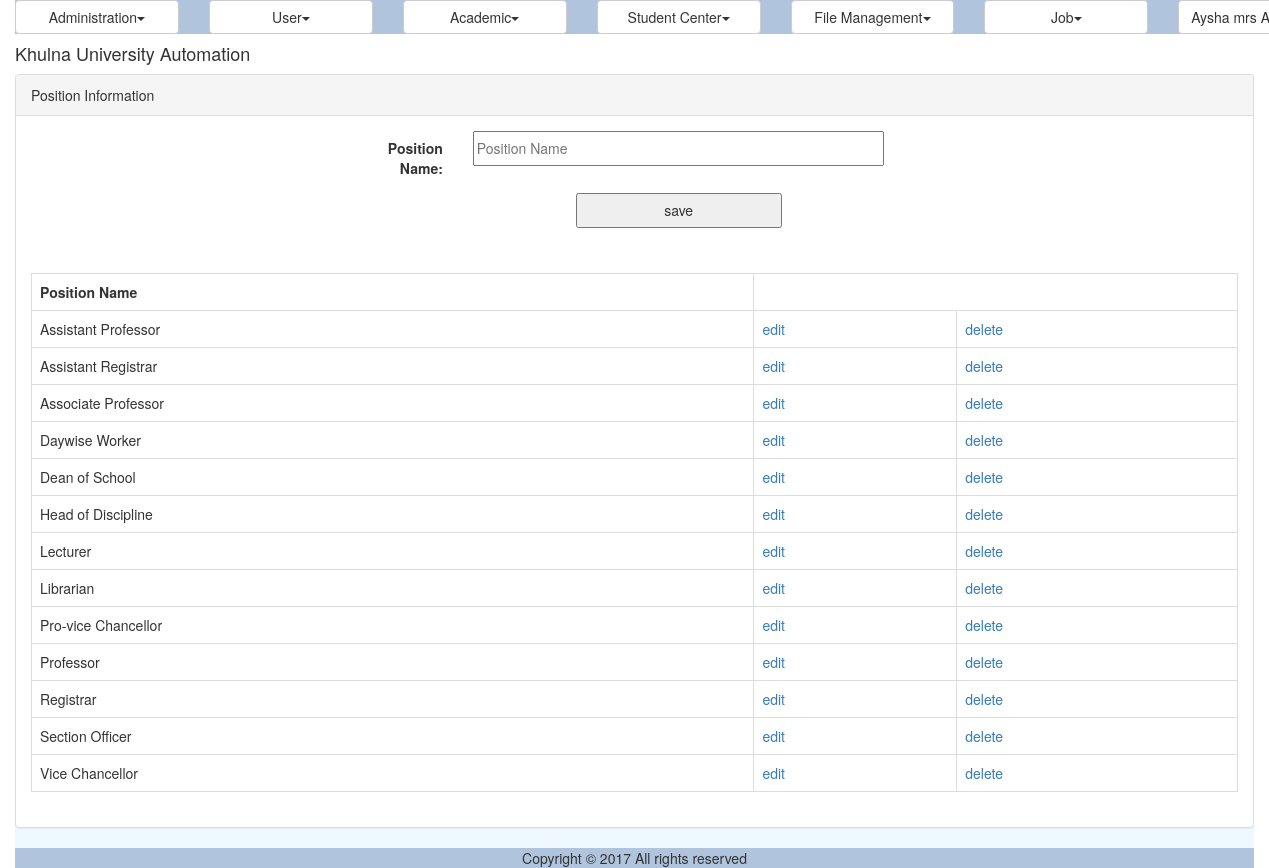
Page /position.php (signed in) on the committed database.
### tables this page shows
CREATE TABLE IF NOT EXISTS `ums_position` (
  `ID` varchar(40) NOT NULL,
  `Name` varchar(50) NOT NULL,
  PRIMARY KEY (`ID`)
);

### util/class.util.inc (called while the page is built, shortened)
<?php
class ConfigUtil implements I_DBConfig, I_LogConfig, I_LanguageConfig{
	public static $s_instance;
	private $_host;
	private $_username;
	private $_password;
	private $_database;
	public static function getInstance() {
		if(!self::$s_instance) {
			self::$s_instance = new self();
		}
		return self::$s_instance;
	}
	private function readConfig(){
		$this->_ini_array = parse_ini_file(CONFIG.'system.ini');
		$this->_host =	$this->_ini_array['db_host'];
		$this->_username = $this->_ini_array['db_username'];
		$this->_password = $this->_ini_array['db_password'];
		$this->_database = $this->_ini_array['db_database'];
	}
	public function getDBHost(){
		return $this->_host;
	}
	public function getDBUserName(){
		return $this->_username;
	}
	public function getDBPassword(){
		return $this->_password;
	}
	public function getDBName(){
		return $this->_database;
	}
}
class DBUtil implements I_DBUtil {
	private static $s_instance;
	private $_host;
	private $_username;
	private $_password;
	private $_database;
	protected $_connection;
	protected $_result;
	public static function getInstance() {
		if(!self::$s_instance) {
			self::$s_instance = new self();
		}
		return self::$s_instance;
	}
	private function readDBConfig(){
		$_config = ConfigUtil::getInstance();
		$this->_host = $_config->getDBHost();
		$this->_username = $_config->getDBUserName();
		$this->_password = $_config->getDBPassword();
		$this->_database = $_config->getDBName();
	}
	private function setConnection(){
		$this->_connection = new mysqli($this->_host, $this->_username,
			$this->_password, $this->_database);
	}
	public function doQuery($sql) {
		$this->_result = $this->_connection->query($sql) or die(mysqli_error($this->_connection));
		return $this->_result;
	}
	public function getNumRows() {
		$this->_numRows = mysqli_num_rows($this->_result);
		return $this->_numRows;
	}
	public function getAllRows() {
		$rows = array();
		for($x = 0; $x < $this->getNumRows(); $x++) {
			$rows[] = mysqli_fetch_assoc($this->_result);
		}
		return $rows;
	}
}
class LogUtil{
	private static $s_instance;
	public static function getInstance(){
		if(!self::$s_instance) {
			self::$s_instance = new self();
		}
		return self::$s_instance;
	}
}
class LangUtil{
	private static $s_instance;
	public static function getInstance() {
		if(!self::$s_instance) {
			self::$s_instance = new self();
		}
		return self::$s_instance;
	}
}
?>

### modules/user/ui/blade/view.position.blade.inc (called while the page is built, shortened)
<?php
include_once UTILITY.'class.util.inc';
include_once MODULES_USER.'bao/class.positionbao.inc';
$_PositionBAO = new PositionBAO();
?>

### modules/user/bao/class.positionbao.inc (called while the page is built, shortened)
<?php
include_once UTILITY.'class.util.inc';
include_once MODULES_USER.'dao/class.positiondao.inc';
Class PositionBAO{
	private $_PositionDAO;
	public function __construct(){
		$this->_PositionDAO = new PositionDAO();
	}
	public function getAllPositions(){
		$Result = $this->_PositionDAO->getAllPositions();
		return $Result;
	}
}
?>

### modules/user/dao/class.positiondao.inc (called while the page is built, shortened)
<?php
include_once COMMON.'class.common.inc';
include_once UTILITY.'class.util.inc';
Class PositionDAO{
	private $_DB;
	public function __construct(){
		$this->_DB = DBUtil::getInstance();
	}
	public function getAllPositions(){
		$PositionList = array();
		$this->_DB->doQuery("SELECT * FROM ums_position order by Name ASC");
		$rows = $this->_DB->getAllRows();
		for($i = 0; $i < sizeof($rows); $i++) {
			$row = $rows[$i];
			$this->_Position = new Position();
		    $this->_Position->setID ( $row['ID']);
		    $this->_Position->setName( $row['Name'] );
		    $PositionList[]=$this->_Position;
		}
		$Result = new Result();
		$Result->setIsSuccess(1);
		$Result->setResultObject($PositionList);
		return $Result;
	}
}
?>

### common/class.common.inc (called while the page is built, shortened)
<?php
include_once 'class.common.user.inc';
class Result{
    private $_IsSuccess=0;
    private $_ResultObject;
    public function setIsSuccess($IsSuccess){
        $this->_IsSuccess = $IsSuccess;
    }
    public function getIsSuccess(){
        return $this->_IsSuccess;
    }
    public function setResultObject($ResultObject){
        $this->_ResultObject = $ResultObject;
    }
    public function getResultObject(){
        return $this->_ResultObject;
    }
}
?>

### common/class.common.user.inc (called while the page is built, shortened)
<?php
class Position{
    private $_ID;
    private $_Name;
    public function setID ( $ID ) {
        $this->_ID = $ID;
    }
    public function getID () {
        return $this->_ID;
    }
    public function setName( $Name ) {
        $this->_Name = $Name;
    }
    public function getName() {
        return $this->_Name;
    }
}
?>

### modules/user/ui/view.position.inc (the view)
<?php
include_once 'blade/view.position.blade.inc';
include_once COMMON.'class.common.inc';
?>
<div class="panel panel-default">
    <div class="panel-heading">Position Information</div>
    <div class="panel-body">
	<div id="form">
		<form method="post" class="form-horizontal">
				<div class="form-group">
              	<label class="control-label col-sm-2" for="txtName">Position Name:</label>
              	<div class="col-sm-10">
					<input type="text" name="txtName" placeholder="Position Name" value="<?php
					if(isset($_GET['edit'])) echo $getROW->getName();  ?>" />
				</div>
				</div>
		        <div class="form-group">
	              <div class="col-sm-offset-2 col-sm-10">
						<?php
						if(isset($_GET['edit']))
						{
							?>
							<button type="submit" name="update">update</button>
							<?php
						}
						else
						{
							?>
							<button type="submit" name="save">save</button>
							<?php
						}
						?>
				</div>
				</div>
		</form>
	</div>
	</div>
	<div class="panel-body">
	<table class="table table-bordered">
	<?php
	$Result = $_PositionBAO->getAllPositions();
	if($Result->getIsSuccess()){
		$PositionList = $Result->getResultObject();
	?>
		<tr>
			<th>Position Name</th>
		</tr>
		<?php
		for($i = 0; $i < sizeof($PositionList); $i++) {
			$Position = $PositionList[$i];
			?>
		    <tr>
			    <td><?php echo $Position->getName(); ?></td>
			    <td><a href="?edit=<?php echo $Position->getID(); ?>" onclick="return confirm('sure to edit !'); " >edit</a></td>
			    <td><a href="?del=<?php echo $Position->getID(); ?>" onclick="return confirm('sure to delete !'); " >delete</a></td>
		    </tr>
	    <?php
		}
	}
	else{
		echo $Result->getResultObject();
	}
	?>
	</table>
	</div>
</div>

### resources/css/style.css (style rules this page uses)
#form { width:500px; margin:0px auto; text-align:center; }
#form form input { width:100%; height:35px; }
form button { width:50%; height:35px; }
table,td { border:solid #e9e9e9 1px; }

### rows in the picture
ums_position: Name "Assistant Professor"
ums_position: Name "Assistant Registrar"
ums_position: Name "Associate Professor"
ums_position: Name "Daywise Worker"
ums_position: Name "Dean of School"
ums_position: Name "Head of Discipline"
ums_position: Name "Lecturer"
ums_position: Name "Librarian"
ums_position: Name "Pro-vice Chancellor"
ums_position: Name "Professor"
ums_position: Name "Registrar"
ums_position: Name "Section Officer"
ums_position: Name "Vice Chancellor"

### other values in the picture
$globalMenu[$i]->getTitle() "Administration User Academic Student Center File Management Job"
$CurrentUser->getFullName() "Aysha mrs…"
